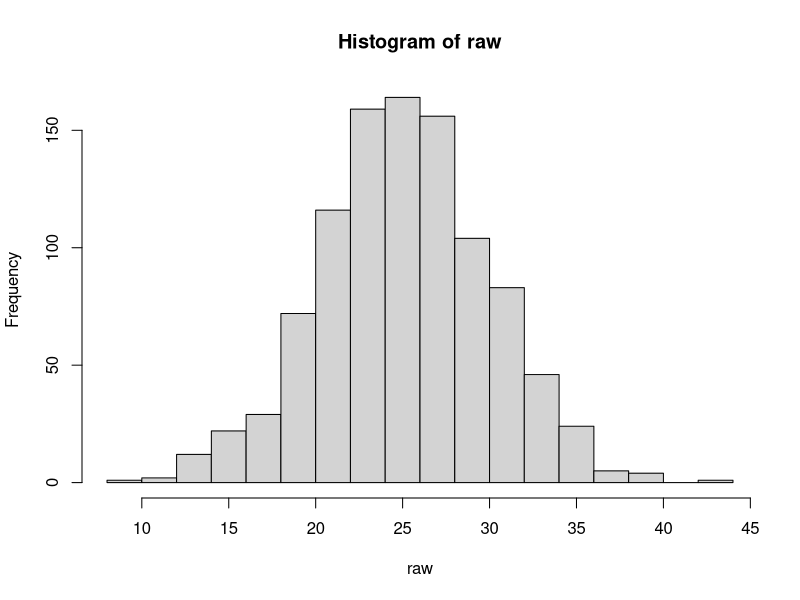
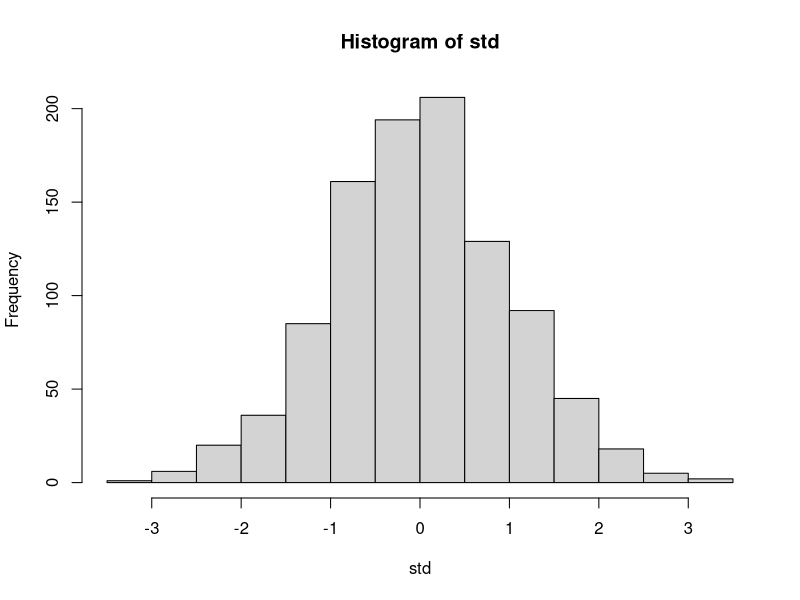

Recreate these plots in R, in order. (Note: this script raises an error after producing the figures.)
## ---- chunk 1
knitr::opts_chunk$set(echo = TRUE, message = FALSE, warning = FALSE, cache = TRUE, fig.align = "center")

pretty_print <- function(data) {
  data |>
    knitr::kable("html") |>
    kableExtra::kable_styling(position = "center", full_width = FALSE)
}
## ---- chunk 2
library(testthat)

identity <- function(x) {
  x
}

test_that("The identity returns the input", {
  expect_identical(1, identity(1))
  expect_identical("foo", identity("foo"))
  expect_identical(1:100, identity(1:100))
  expect_identical(
    lm(iris$Sepal.Length ~ iris$Sepal.Width), 
    identity(lm(iris$Sepal.Length ~ iris$Sepal.Width))
  )
})
## ---- chunk 3
create_feature <- function(x) {
  (x - mean(x)) / sd(x)
}
## ---- chunk 4
## 1000 draws from a Normal(25, 5)
raw <- rnorm(1000, mean = 25, sd = 5)
## ---- chunk 5
hist(raw, breaks = 20)
## ---- chunk 6
std <- create_feature(raw)

hist(std, breaks = 20)
## ---- chunk 7
create_feature(c(1, 2, 3, NA_real_))
## ---- chunk 8
create_feature <- function(x) {
  (x - mean(x, na.rm = TRUE)) / sd(x, na.rm = TRUE)
}
## ---- chunk 9
create_feature(c(1, 2, 3, NA_real_))
## ---- chunk 10
library(tibble)
library(dplyr)

data <- tibble(
  player_id = 1:6,
  sex = c("M", "M", "M", "F", "F", "F"),
  height = c(77, 77, 77, 70, 71, 72)
)

data %>%
  group_by(sex) %>%
  mutate(
    height_std = create_feature(height)
  ) %>%
  ungroup() %>%
  pretty_print()
## ---- chunk 11
create_feature(c(1, 2, 3, Inf))
## ---- chunk 12
data <- tibble(
  gdp = c(1000, 2000, 3000),
  population = c(0, 50, 100)
)

data %>%
  mutate(
    gdp_per_capita = gdp / population
  ) %>%
  mutate(
    gdp_per_capita_std = create_feature(gdp_per_capita)
  ) %>%
  pretty_print()
## ---- chunk 13
data <- tibble(
  group = c(1, 2, 2, 3, 3),
  value = 1:5
)

data %>%
  group_by(group) %>%
  mutate(
    value_std = create_feature(value)
  ) %>%
  ungroup() %>%
  pretty_print()
## ---- chunk 14
test <- function() {
  test_that("Standardized variable is transformed correctly", {
    random_normal <- rnorm(1000, 10, 5)
    
    ## Expect that the mean of the transformed data is within
    ## 0.005 of zero
    expect_lt(
      abs(mean(create_feature(random_normal))),
      0.005
    )
    
    ## Expect that the stddev of the transformed data is within
    ## 0.005 of 1
    expect_lt(
      abs(1 - sd(create_feature(random_normal))),
      0.005
    )
    
    ## Expect that the math is done correctly
    expect_identical(
      create_feature(c(1,2,3)),
      c(-1, 0, 1)
    )
  })
  
  test_that("Inifinity causes an error", {
    expect_error(
      create_feature(c(1, 2, 3 / 0)),
      "`x` must not contain any infinite values"
    )
  })
  
  test_that("Zero stddev causes an error", {
    expect_error(
      create_feature(c(1, 1, 1)),
      "`x` must have a non-zero standard deviation"
    )
  })
  
  test_that("Length one causes an error", {
    expect_error(
      create_feature(c(1)),
      "`x` must have more than one unique element"
    )
  })
}
## ---- chunk 15
test()
## ---- chunk 16
library(rlang)

create_feature <- function(x) {
  
  mu <- mean(x, na.rm = TRUE)
  sigma <- sd(x, na.rm = TRUE)

  if (isTRUE(sigma == 0)) abort("`x` must have a non-zero standard deviation.")
  if (isTRUE(length(unique(x)) == 1L)) abort("`x` must have more than one unique element.")
  if (isTRUE(any(is.nan(x)))) abort("`x` must not contain any `NaN` values.")
  if (isTRUE(any(is.infinite(x)))) abort("`x` must not contain any infinite values.")

  (x - mu) / sigma
}

test()
## ---- chunk 17
create_feature(c(1))
## ---- chunk 18
data <- tibble(
  group = c(1, 2, 2, 3, 3),
  value = 1:5
)

data %>%
  group_by(group) %>%
  mutate(
    value_std = create_feature(value)
  ) %>%
  ungroup() %>%
  pretty_print()
## ---- chunk 19
create_feature <- function(x) {
  
  ## Compute the mean as the sum of the non-null elements 
  ## divided by the number of non-null elements
  mu <- sum(x, na.rm = TRUE) / length(na.omit(x))
  sigma <- sd(x, na.rm = TRUE)

  if (isTRUE(sigma == 0)) abort("`x` must have a non-zero standard deviation.")
  if (isTRUE(length(unique(x)) == 1L)) abort("`x` must have more than one unique element.")
  if (isTRUE(any(is.nan(x)))) abort("`x` must not contain any `NaN` values.")
  if (isTRUE(any(is.infinite(x)))) abort("`x` must not contain any infinite values.")

  (x - mu) / sigma
}
## ---- chunk 20
test()
